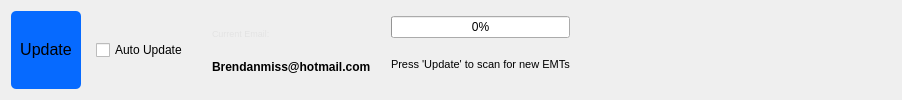
            <widget class="QWidget" name="homeTableMenuContainer" native="true">
             <layout class="QHBoxLayout" name="horizontalLayout_3">
              <item>
               <widget class="QFrame" name="homeUpdateBtnContainer">
                <property name="cursor">
                 <cursorShape>PointingHandCursor</cursorShape>
                </property>
                <property name="styleSheet">
                 <string notr="true">background-color: rgb(6, 106, 255);
border-radius: 5px;</string>
                </property>
                <property name="frameShape">
                 <enum>QFrame::StyledPanel</enum>
                </property>
                <property name="frameShadow">
                 <enum>QFrame::Raised</enum>
                </property>
                <layout class="QHBoxLayout" name="horizontalLayout_40">
                 <item>
                  <widget class="QPushButton" name="homeUpdateBtn">
                   <property name="font">
                    <font>
                     <pointsize>12</pointsize>
                    </font>
                   </property>
                   <property name="text">
                    <string>Update</string>
                   </property>
                  </widget>
                 </item>
                </layout>
               </widget>
              </item>
              <item>
               <widget class="QWidget" name="checkBoxContainer" native="true">
                <layout class="QHBoxLayout" name="horizontalLayout_5">
                 <item>
                  <widget class="QCheckBox" name="autoUpdateCheckBox">
                   <property name="text">
                    <string>Auto Update</string>
                   </property>
                  </widget>
                 </item>
                </layout>
               </widget>
              </item>
              <item>
               <widget class="QWidget" name="widget_12" native="true">
                <layout class="QVBoxLayout" name="verticalLayout_11">
                 <item>
                  <widget class="QLabel" name="label_10">
                   <property name="font">
                    <font>
                     <pointsize>7</pointsize>
                     <italic>false</italic>
                    </font>
                   </property>
                   <property name="styleSheet">
                    <string notr="true">color: rgb(227, 227, 227);</string>
                   </property>
                   <property name="text">
                    <string>Current Email:</string>
                   </property>
                  </widget>
                 </item>
                 <item>
                  <widget class="QLabel" name="currentEmailLabel">
                   <property name="font">
                    <font>
                     <weight>75</weight>
                     <bold>true</bold>
                    </font>
                   </property>
                   <property name="text">
                    <string>Brendanmiss@hotmail.com</string>
                   </property>
                  </widget>
                 </item>
                </layout>
               </widget>
              </item>
              <item>
               <widget class="QWidget" name="receivedEMTprogressBarContainer" native="true">
                <layout class="QVBoxLayout" name="verticalLayout_6">
                 <property name="leftMargin">
                  <number>5</number>
                 </property>
                 <property name="topMargin">
                  <number>5</number>
                 </property>
                 <property name="rightMargin">
                  <number>5</number>
                 </property>
                 <property name="bottomMargin">
                  <number>5</number>
                 </property>
                 <item>
                  <widget class="QProgressBar" name="receivedEMTprogressBar">
                   <property name="value">
                    <number>0</number>
                   </property>
                   <property name="invertedAppearance">
                    <bool>false</bool>
                   </property>
                  </widget>
                 </item>
                 <item alignment="Qt::AlignHCenter">
                  <widget class="QLabel" name="updateStatusLabel">
                   <property name="font">
                    <font>
                     <pointsize>8</pointsize>
                    </font>
                   </property>
                   <property name="styleSheet">
                    <string notr="true"/>
                   </property>
                   <property name="text">
                    <string>Press 'Update' to scan for new EMTs</string>
                   </property>
                  </widget>
                 </item>
                </layout>
               </widget>
              </item>
              <item>
               <spacer name="horizontalSpacer">
                <property name="orientation">
                 <enum>Qt::Horizontal</enum>
                </property>
                <property name="sizeHint" stdset="0">
                 <size>
                  <width>316</width>
                  <height>20</height>
                 </size>
                </property>
               </spacer>
              </item>
             </layout>
            </widget>
